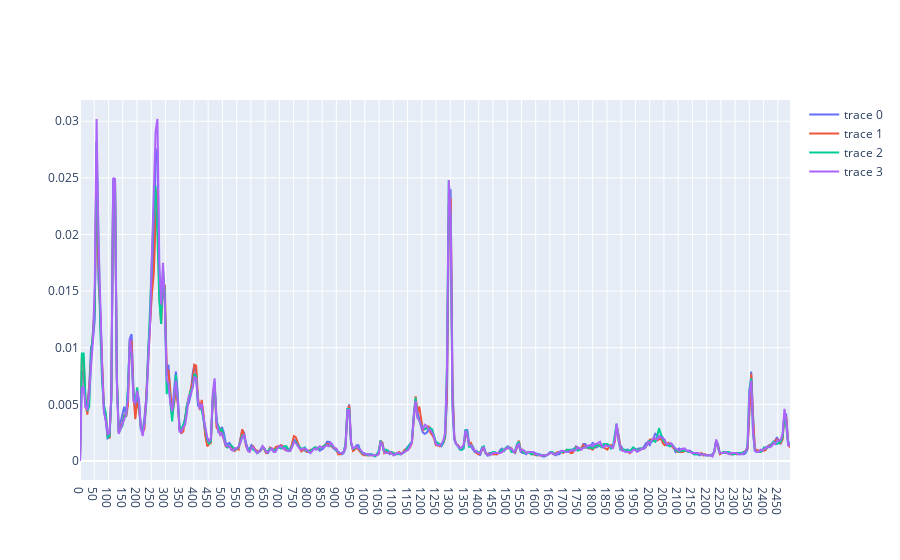
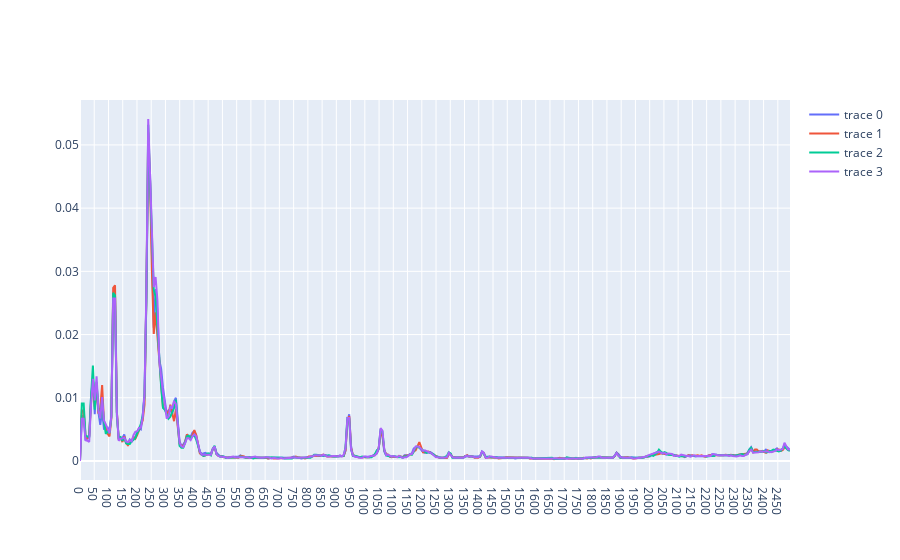
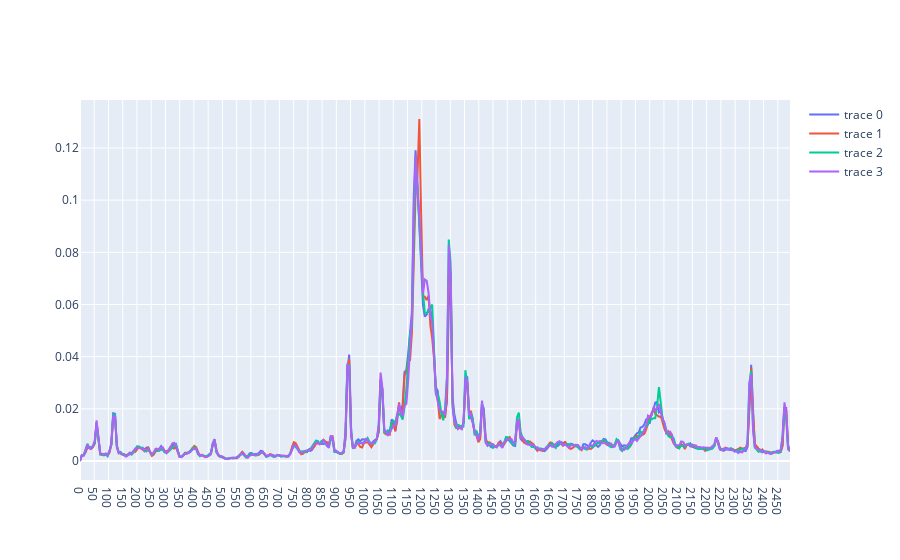

The code cell stored with these charts, in order, in its notebook:
### Code cell
import csv
import pandas as pd
import numpy as np

import plotly.offline as py
import plotly.graph_objs as go
py.init_notebook_mode(connected=True)

df_1 = pd.read_csv(r'PlotlyFFT/cp/fft_1.csv')
df_2 = pd.read_csv(r'PlotlyFFT/cp/fft_2.csv')
df_3 = pd.read_csv(r'PlotlyFFT/cp/fft_3.csv')
df_4 = pd.read_csv(r'PlotlyFFT/cp/fft_4.csv')

# df = pd.read_csv(r'cp\fft_1.csv')
# print(df.head(3))

x1 = df_1.loc[:, 'frequency']
y1 = df_1.loc[:, 'x']
x2 = df_2.loc[:, 'frequency']
y2 = df_2.loc[:, 'x']
x3 = df_3.loc[:, 'frequency']
y3 = df_3.loc[:, 'x']
x4 = df_4.loc[:, 'frequency']
y4 = df_4.loc[:, 'x']

trace1 = go.Scatter(
    x = x1,
    y = y1
)
trace2 = go.Scatter(
    x = x2,
    y = y2
)
trace3 = go.Scatter(
    x = x3,
    y = y3
)
trace4 = go.Scatter(
    x = x4,
    y = y4
)


data = [trace1, trace2, trace3, trace4]

layout = go.Layout(
    xaxis = go.layout.XAxis(
        tickmode = 'linear',
        tick0 = 0,
        dtick = 50
    )
)

fig = go.Figure(
    data = data,
    layout = layout
)

py.iplot(fig, filename='tickformatting-tickmode-linear')


x1 = df_1.loc[:, 'frequency']
y1 = df_1.loc[:, 'y']
x2 = df_2.loc[:, 'frequency']
y2 = df_2.loc[:, 'y']
x3 = df_3.loc[:, 'frequency']
y3 = df_3.loc[:, 'y']
x4 = df_4.loc[:, 'frequency']
y4 = df_4.loc[:, 'y']

trace1 = go.Scatter(
    x = x1,
    y = y1
)
trace2 = go.Scatter(
    x = x2,
    y = y2
)
trace3 = go.Scatter(
    x = x3,
    y = y3
)
trace4 = go.Scatter(
    x = x4,
    y = y4
)

data = [trace1, trace2, trace3, trace4]

layout = go.Layout(
    xaxis = go.layout.XAxis(
        tickmode = 'linear',
        tick0 = 0,
        dtick = 50
    )
)

fig = go.Figure(
    data = data,
    layout = layout
)

py.iplot(fig, filename='tickformatting-tickmode-linear')


x1 = df_1.loc[:, 'frequency']
y1 = df_1.loc[:, 'z']
x2 = df_2.loc[:, 'frequency']
y2 = df_2.loc[:, 'z']
x3 = df_3.loc[:, 'frequency']
y3 = df_3.loc[:, 'z']
x4 = df_4.loc[:, 'frequency']
y4 = df_4.loc[:, 'z']

trace1 = go.Scatter(
    x = x1,
    y = y1
)
trace2 = go.Scatter(
    x = x2,
    y = y2
)
trace3 = go.Scatter(
    x = x3,
    y = y3
)
trace4 = go.Scatter(
    x = x4,
    y = y4
)

data = [trace1, trace2, trace3, trace4]

layout = go.Layout(
    xaxis = go.layout.XAxis(
        tickmode = 'linear',
        tick0 = 0,
        dtick = 50
    )
)

fig = go.Figure(
    data = data,
    layout = layout
)

py.iplot(fig, filename='tickformatting-tickmode-linear')

### Figure 1 — Plotly figure (JSON) as saved in the notebook; plotly's stock layout.template omitted (floating-point values rounded to 4 significant figures; data arrays with more than 128 entries replaced by an {"elided": "..."} marker saying what was removed)
{"data": [{"type": "scatter", "x": {"elided": "386 float values"}, "y": {"elided": "386 float values"}}, {"type": "scatter", "x": {"elided": "386 float values"}, "y": {"elided": "386 float values"}}, {"type": "scatter", "x": {"elided": "386 float values"}, "y": {"elided": "386 float values"}}, {"type": "scatter", "x": {"elided": "386 float values"}, "y": {"elided": "386 float values"}}], "layout": {"xaxis": {"dtick": 50, "tick0": 0, "tickmode": "linear"}}}

### Figure 2 — Plotly figure (JSON) as saved in the notebook; plotly's stock layout.template omitted (floating-point values rounded to 4 significant figures; data arrays with more than 128 entries replaced by an {"elided": "..."} marker saying what was removed)
{"data": [{"type": "scatter", "x": {"elided": "386 float values"}, "y": {"elided": "386 float values"}}, {"type": "scatter", "x": {"elided": "386 float values"}, "y": {"elided": "386 float values"}}, {"type": "scatter", "x": {"elided": "386 float values"}, "y": {"elided": "386 float values"}}, {"type": "scatter", "x": {"elided": "386 float values"}, "y": {"elided": "386 float values"}}], "layout": {"xaxis": {"dtick": 50, "tick0": 0, "tickmode": "linear"}}}

### Figure 3 — Plotly figure (JSON) as saved in the notebook; plotly's stock layout.template omitted (floating-point values rounded to 4 significant figures; data arrays with more than 128 entries replaced by an {"elided": "..."} marker saying what was removed)
{"data": [{"type": "scatter", "x": {"elided": "386 float values"}, "y": {"elided": "386 float values"}}, {"type": "scatter", "x": {"elided": "386 float values"}, "y": {"elided": "386 float values"}}, {"type": "scatter", "x": {"elided": "386 float values"}, "y": {"elided": "386 float values"}}, {"type": "scatter", "x": {"elided": "386 float values"}, "y": {"elided": "386 float values"}}], "layout": {"xaxis": {"dtick": 50, "tick0": 0, "tickmode": "linear"}}}
